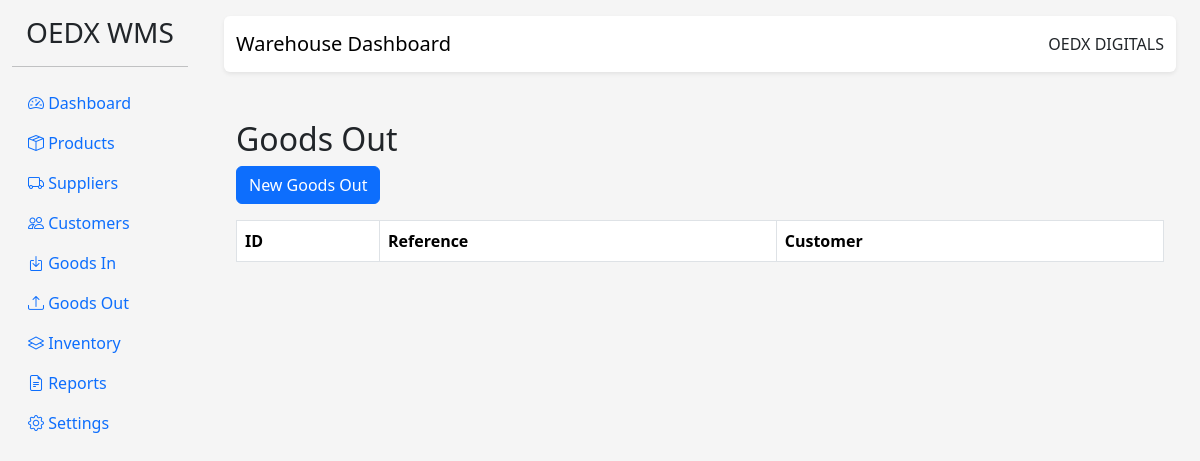
Page /goods-out/ on the earlier database version.
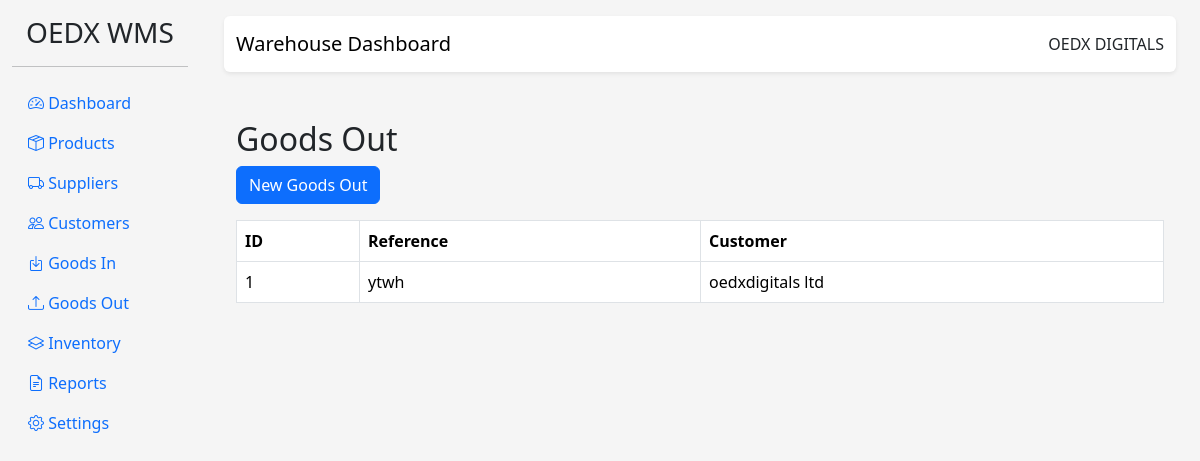
Same page on the later database version.
### app/models/goods_out.py (models this page shows, shortened)
class GoodsOut(db.Model):
    __tablename__ = "goods_out"
    id = db.Column(db.Integer, primary_key=True)
    reference_no = db.Column(
        db.String(100),
        unique=True,
        nullable=False
    )
    customer_id = db.Column(
        db.Integer,
        db.ForeignKey("customers.id"),
        nullable=False
    )
    truck_number = db.Column(db.String(100))
    driver_name = db.Column(db.String(100))
    issued_by = db.Column(db.String(100))
    issued_date = db.Column(
        db.DateTime,
        default=datetime.utcnow
    )
    remarks = db.Column(db.Text)
    items = db.relationship(
        "GoodsOutItem",
        backref="goods_out",
        lazy=True,
        cascade="all, delete-orphan"
    )

### app/models/customer.py (models this page shows, shortened)
class Customer(db.Model):
    __tablename__ = "customers"
    id = db.Column(db.Integer, primary_key=True)
    company_name = db.Column(
        db.String(150),
        nullable=False
    )
    contact_person = db.Column(db.String(100))
    phone = db.Column(db.String(50))
    email = db.Column(db.String(100))
    address = db.Column(db.Text)
    goods_out = db.relationship(
        "GoodsOut",
        backref="customer",
        lazy=True
    )

### app/blueprints/goods_out.py (the view)
@goods_out_bp.route("/")
def index():
    records = GoodsOut.query.order_by(
        GoodsOut.id.desc()
    ).all()
    return render_template(
        "goods_out/list.html",
        records=records
    )

### templates/goods_out/list.html
{% extends "base.html" %}
{% block content %}
<div class="container mt-4">
<h2>Goods Out</h2>
<a href="{{ url_for('goods_out.new') }}"
class="btn btn-primary mb-3">
New Goods Out
</a>
<table class="table table-bordered">
<tr>
<th>ID</th>
<th>Reference</th>
<th>Customer</th>
</tr>
{% for record in records %}
<tr>
<td>{{ record.id }}</td>
<td>{{ record.reference_no }}</td>
<td>{{ record.customer.company_name }}</td>
</tr>
{% endfor %}
</table>
</div>
{% endblock %}

Differences in the rows shown:
added GoodsOut: id "1", reference_no "ytwh", customer.company_name "oedxdigitals ltd"
